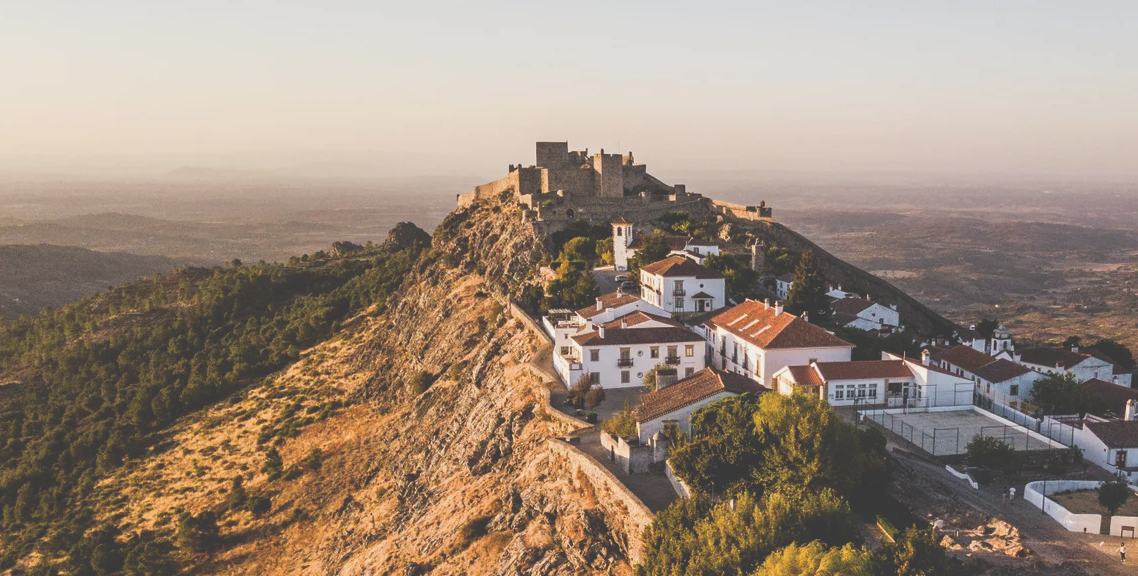
#> input picture Parte_08/images/marvao/1.png, 1138 x 576 px, found by its file name
$ python main.py
#> lines starting #> are read from the running program, lines starting #| are printed output that depends on the picture; after the words box and inside, x2 and y2 are one past the last pixel; in counts of white or black regions, pixels touching at a corner belong together
#!/usr/bin/env python3

import cv2
import numpy as np
from copy import deepcopy
from random import randint


def main():

    # ------------------------------
    # Initialization
    # ------------------------------
    train_img = cv2.imread('../images/santorini/1.png')
#> train_img is the input picture: shape (576, 1138, 3); mean B, G, R 124.3, 138.9, 156
    query_img = cv2.imread('../images/santorini/2.png')
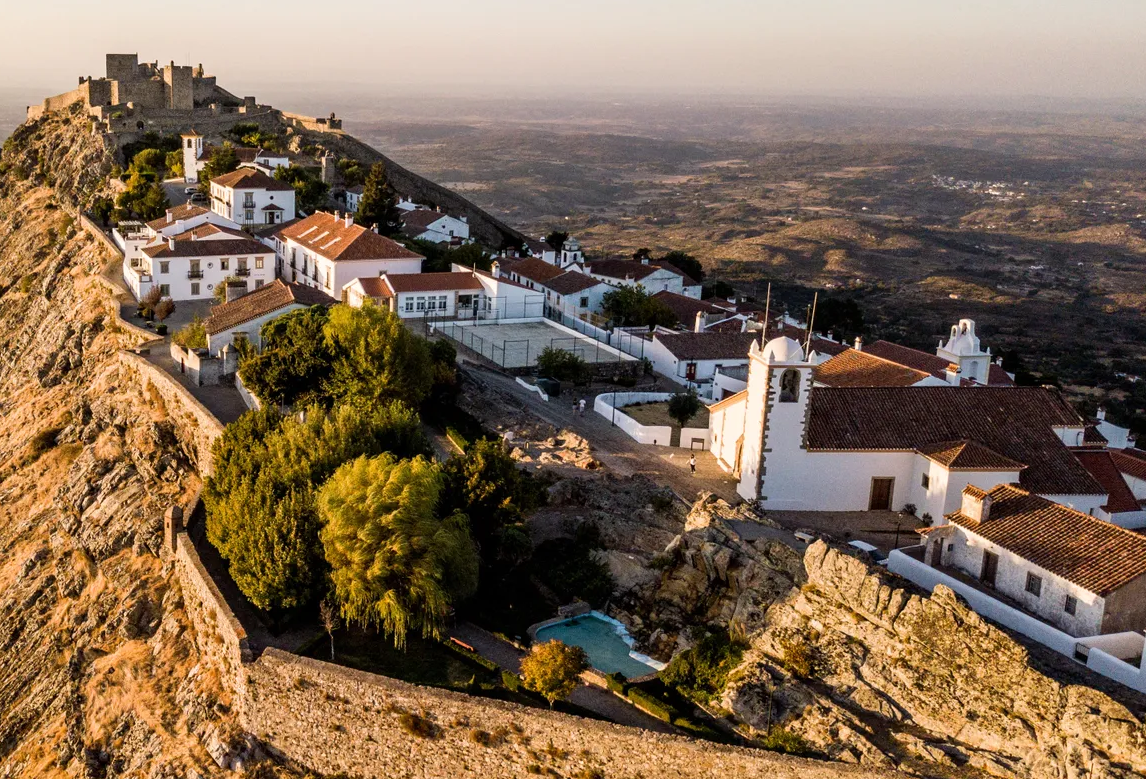
#> input picture Parte_08/images/marvao/2.png, 1146 x 779 px, found by its file name
#> query_img is the input picture: shape (779, 1146, 3); mean B, G, R 83, 104.3, 126.1


    # ------------------------------
    # Execution
    # ------------------------------

    # Sift features ----------------
    sift_detector = cv2.SIFT_create(nfeatures=500) # vai fazer uma deteção e vai apanhar no max 500 pontos

    t_key_points, t_descriptors = sift_detector.detectAndCompute(train_img, None)
#> t_key_points = 500 keypoints; strongest (x, y, size): (747, 299, 1.8), (776, 303, 1.8), (672, 198, 4.4), (602, 150, 2.1)
    q_key_points, q_descriptors = sift_detector.detectAndCompute(query_img, None)
#> q_key_points = 500 keypoints; strongest (x, y, size): (271, 198, 2.3), (857, 339, 2.6), (317, 211, 2), (655, 441, 1.9)


    # Draw the key points on the images -------
    train_img_gui = deepcopy(train_img)
    for key_point in t_key_points:
        x, y = int(key_point.pt[0]), int(key_point.pt[1])
        color = (randint(0, 255), randint(0, 255), randint(0, 255))
        cv2.circle(train_img_gui, (x,y), 15, color, 1)
#> this loop made 500 passes
#> (key_point, x, y, color) on passes 1 to 3: (keypoint at (729, 324.4), size 2.1, 728, 324, (197, 215, 20)), (keypoint at (487.6, 333.9), size 2, 487, 333, (132, 248, 207)), (keypoint at (488.7, 340.3), size 2.3, 488, 340, (155, 244, 183))
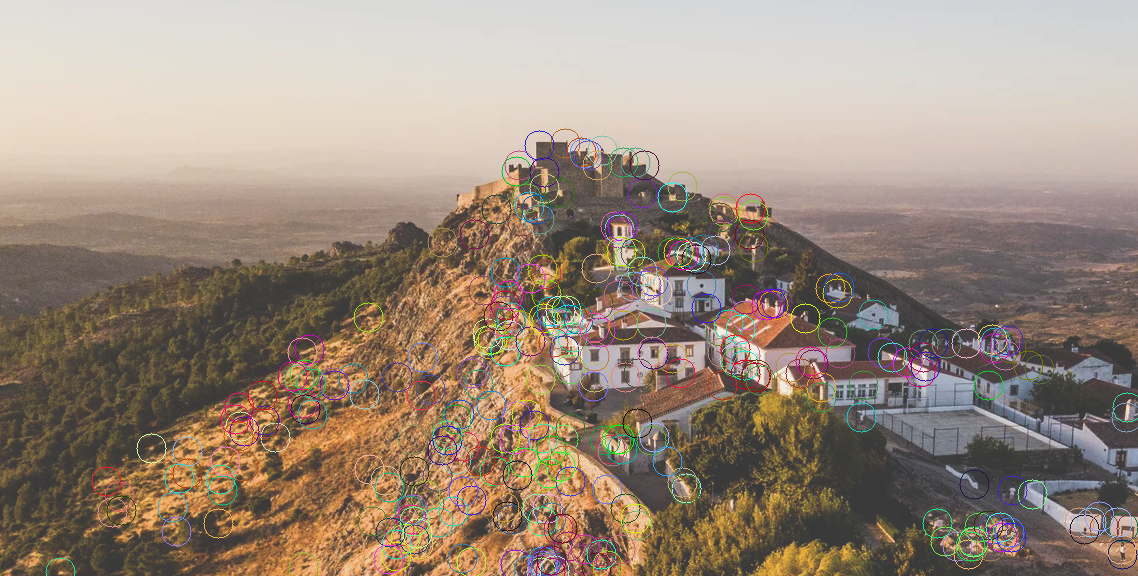
#> train_img_gui: shape (576, 1138, 3); 4.1% of pixels changed, all inside (x1, y1, x2, y2) = (45, 128, 1138, 576)


    query_img_gui = deepcopy(train_img)
    for key_point in q_key_points:
        x, y = int(key_point.pt[0]), int(key_point.pt[1])
        color = (randint(0, 255), randint(0, 255), randint(0, 255))
        cv2.circle(query_img_gui, (x,y), 15, color, 1)
#> this loop made 500 passes
#> (key_point, x, y, color) on passes 1 to 3: (keypoint at (697.6, 319.4), size 3.3, 697, 319, (74, 118, 147)), (keypoint at (564.8, 260.5), size 2, 564, 260, (102, 246, 183)), (keypoint at (223.6, 266.3), size 5, 223, 266, (144, 196, 66))
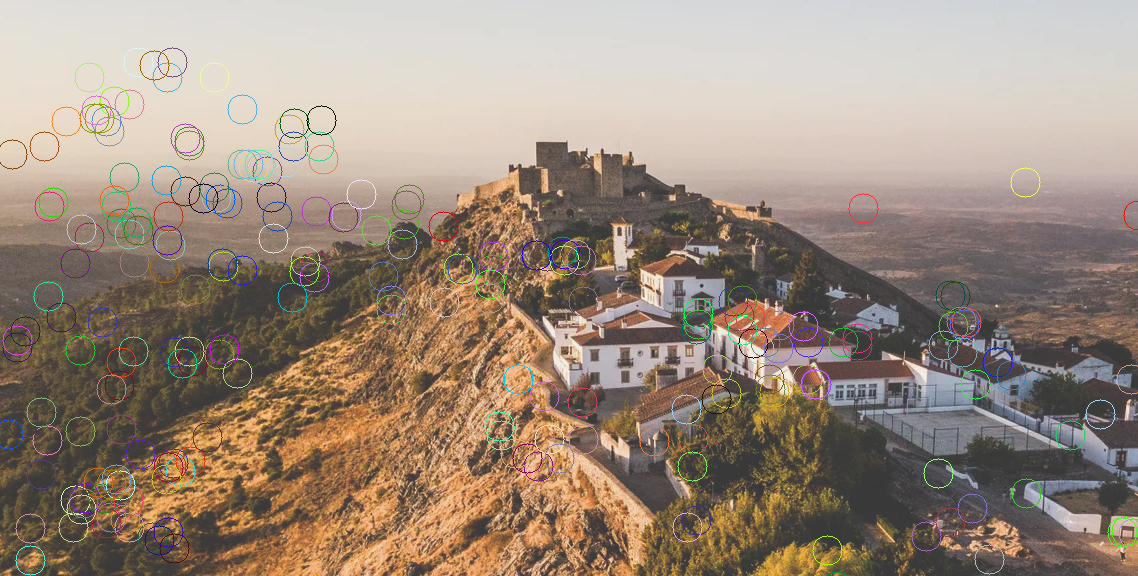
#> query_img_gui: shape (576, 1138, 3); 2.77% of pixels changed, all inside (x1, y1, x2, y2) = (0, 47, 1138, 576)


    # ------------------------------
    # Visualization
    # ------------------------------

    cv2.namedWindow('train image', cv2.WINDOW_NORMAL)
    cv2.imshow('train image', train_img_gui)

    cv2.namedWindow('query image', cv2.WINDOW_NORMAL)
    cv2.imshow('query image', query_img_gui)


    cv2.waitKey(0)


    # ------------------------------
    # Termination
    # ------------------------------


if __name__ == "__main__":
    main()
